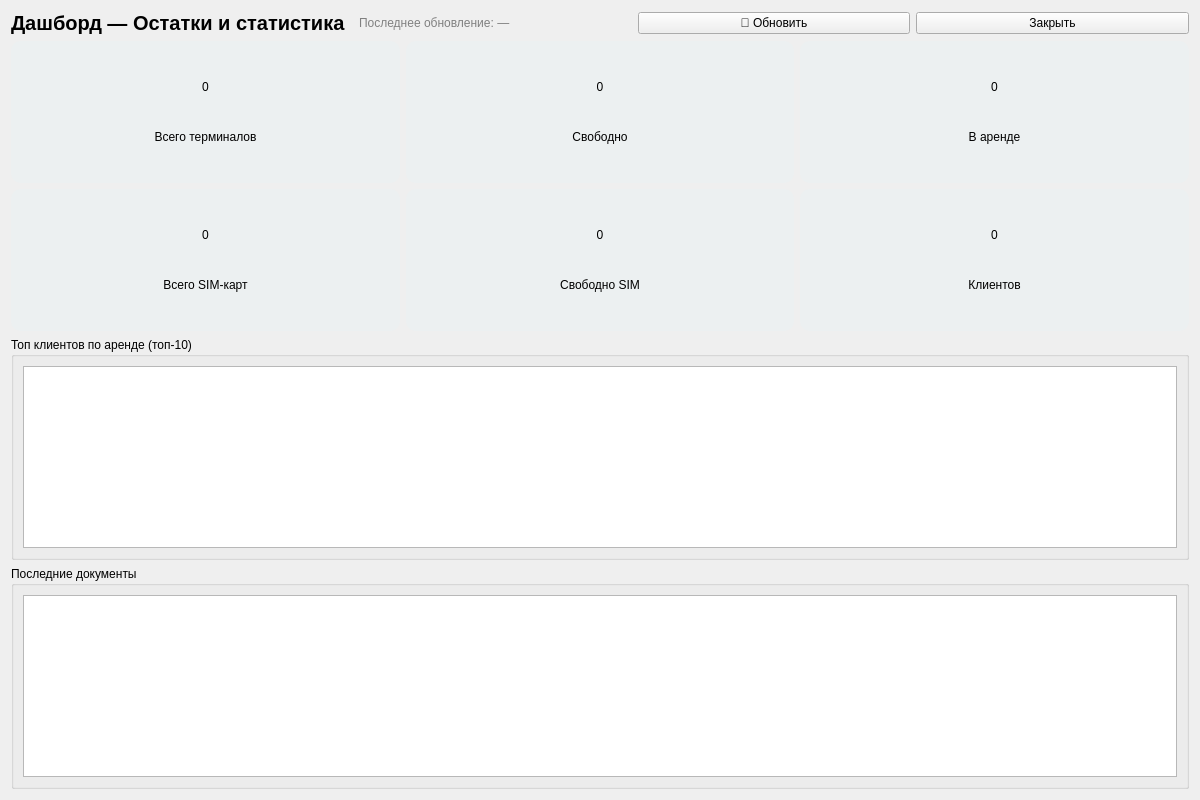
<?xml version="1.0" encoding="UTF-8"?>
<ui version="4.0">
    <class>DashboardForm</class>
    <widget class="QWidget" name="DashboardForm">
        <property name="geometry">
            <rect><x>0</x><y>0</y><width>1200</width><height>800</height></rect>
        </property>
        <layout class="QVBoxLayout" name="verticalLayout">
            <item>
                <layout class="QHBoxLayout" name="headerLayout">
                    <item>
                        <widget class="QLabel" name="labelTitle">
                            <property name="text">
                                <string>Дашборд — Остатки и статистика</string>
                            </property>
                            <property name="styleSheet">
                                <string>QLabel { font-size: 20px; font-weight: bold; }</string>
                            </property>
                        </widget>
                    </item>
                    <item>
                        <spacer name="horizontalSpacer">
                            <property name="orientation">
                                <enum>Qt::Horizontal</enum>
                            </property>
                        </spacer>
                    </item>
                    <item>
                        <widget class="QLabel" name="labelLastUpdate">
                            <property name="text">
                                <string>Последнее обновление: —</string>
                            </property>
                            <property name="styleSheet">
                                <string>QLabel { color: gray; }</string>
                            </property>
                        </widget>
                    </item>
                    <item>
                        <widget class="QPushButton" name="btnRefresh">
                            <property name="text">
                                <string>🔄 Обновить</string>
                            </property>
                        </widget>
                    </item>
                    <item>
                        <widget class="QPushButton" name="btnClose">
                            <property name="text">
                                <string>Закрыть</string>
                            </property>
                        </widget>
                    </item>
                </layout>
            </item>
            <item>
                <layout class="QGridLayout" name="countersLayout">
                    <item row="0" column="0">
                        <widget class="QFrame" name="frameTotalTerminals">
                            <property name="frameShape">
                                <enum>QFrame::StyledPanel</enum>
                            </property>
                            <property name="frameShadow">
                                <enum>QFrame::Raised</enum>
                            </property>
                            <property name="styleSheet">
                                <string>QFrame { background-color: #ecf0f1; border-radius: 10px; padding: 15px; }</string>
                            </property>
                            <layout class="QVBoxLayout" name="verticalLayout_2">
                                <item>
                                    <widget class="QLabel" name="labelTotalValue">
                                        <property name="text">
                                            <string>0</string>
                                        </property>
                                        <property name="alignment">
                                            <set>Qt::AlignCenter</set>
                                        </property>
                                    </widget>
                                </item>
                                <item>
                                    <widget class="QLabel" name="labelTotalName">
                                        <property name="text">
                                            <string>Всего терминалов</string>
                                        </property>
                                        <property name="alignment">
                                            <set>Qt::AlignCenter</set>
                                        </property>
                                    </widget>
                                </item>
                            </layout>
                        </widget>
                    </item>
                    <item row="0" column="1">
                        <widget class="QFrame" name="frameFreeTerminals">
                            <property name="frameShape">
                                <enum>QFrame::StyledPanel</enum>
                            </property>
                            <property name="frameShadow">
                                <enum>QFrame::Raised</enum>
                            </property>
                            <property name="styleSheet">
                                <string>QFrame { background-color: #ecf0f1; border-radius: 10px; padding: 15px; }</string>
                            </property>
                            <layout class="QVBoxLayout">
                                <item>
                                    <widget class="QLabel" name="labelFreeValue">
                                        <property name="text">
                                            <string>0</string>
                                        </property>
                                        <property name="alignment">
                                            <set>Qt::AlignCenter</set>
                                        </property>
                                    </widget>
                                </item>
                                <item>
                                    <widget class="QLabel" name="labelFreeName">
                                        <property name="text">
                                            <string>Свободно</string>
                                        </property>
                                        <property name="alignment">
                                            <set>Qt::AlignCenter</set>
                                        </property>
                                    </widget>
                                </item>
                            </layout>
                        </widget>
                    </item>
                    <item row="0" column="2">
                        <widget class="QFrame" name="frameRentedTerminals">
                            <property name="frameShape">
                                <enum>QFrame::StyledPanel</enum>
                            </property>
                            <property name="frameShadow">
                                <enum>QFrame::Raised</enum>
                            </property>
                            <property name="styleSheet">
                                <string>QFrame { background-color: #ecf0f1; border-radius: 10px; padding: 15px; }</string>
                            </property>
                            <layout class="QVBoxLayout">
                                <item>
                                    <widget class="QLabel" name="labelRentedValue">
                                        <property name="text">
                                            <string>0</string>
                                        </property>
                                        <property name="alignment">
                                            <set>Qt::AlignCenter</set>
                                        </property>
                                    </widget>
                                </item>
                                <item>
                                    <widget class="QLabel" name="labelRentedName">
                                        <property name="text">
                                            <string>В аренде</string>
                                        </property>
                                        <property name="alignment">
                                            <set>Qt::AlignCenter</set>
                                        </property>
                                    </widget>
                                </item>
                            </layout>
                        </widget>
                    </item>
                    <item row="1" column="0">
                        <widget class="QFrame" name="frameTotalSIM">
                            <property name="frameShape">
                                <enum>QFrame::StyledPanel</enum>
                            </property>
                            <property name="frameShadow">
                                <enum>QFrame::Raised</enum>
                            </property>
                            <property name="styleSheet">
                                <string>QFrame { background-color: #ecf0f1; border-radius: 10px; padding: 15px; }</string>
                            </property>
                            <layout class="QVBoxLayout">
                                <item>
                                    <widget class="QLabel" name="labelSIMTotalValue">
                                        <property name="text">
                                            <string>0</string>
                                        </property>
                                        <property name="alignment">
                                            <set>Qt::AlignCenter</set>
                                        </property>
                                    </widget>
                                </item>
                                <item>
                                    <widget class="QLabel" name="labelSIMTotalName">
                                        <property name="text">
                                            <string>Всего SIM-карт</string>
                                        </property>
                                        <property name="alignment">
                                            <set>Qt::AlignCenter</set>
                                        </property>
                                    </widget>
                                </item>
                            </layout>
                        </widget>
                    </item>
                    <item row="1" column="1">
                        <widget class="QFrame" name="frameFreeSIM">
                            <property name="frameShape">
                                <enum>QFrame::StyledPanel</enum>
                            </property>
                            <property name="frameShadow">
                                <enum>QFrame::Raised</enum>
                            </property>
                            <property name="styleSheet">
                                <string>QFrame { background-color: #ecf0f1; border-radius: 10px; padding: 15px; }</string>
                            </property>
                            <layout class="QVBoxLayout">
                                <item>
                                    <widget class="QLabel" name="labelSIMFreeValue">
                                        <property name="text">
                                            <string>0</string>
                                        </property>
                                        <property name="alignment">
                                            <set>Qt::AlignCenter</set>
                                        </property>
                                    </widget>
                                </item>
                                <item>
                                    <widget class="QLabel" name="labelSIMFreeName">
                                        <property name="text">
                                            <string>Свободно SIM</string>
                                        </property>
                                        <property name="alignment">
                                            <set>Qt::AlignCenter</set>
                                        </property>
                                    </widget>
                                </item>
                            </layout>
                        </widget>
                    </item>
                    <item row="1" column="2">
                        <widget class="QFrame" name="frameClients">
                            <property name="frameShape">
                                <enum>QFrame::StyledPanel</enum>
                            </property>
                            <property name="frameShadow">
                                <enum>QFrame::Raised</enum>
                            </property>
                            <property name="styleSheet">
                                <string>QFrame { background-color: #ecf0f1; border-radius: 10px; padding: 15px; }</string>
                            </property>
                            <layout class="QVBoxLayout">
                                <item>
                                    <widget class="QLabel" name="labelClientsValue">
                                        <property name="text">
                                            <string>0</string>
                                        </property>
                                        <property name="alignment">
                                            <set>Qt::AlignCenter</set>
                                        </property>
                                    </widget>
                                </item>
                                <item>
                                    <widget class="QLabel" name="labelClientsName">
                                        <property name="text">
                                            <string>Клиентов</string>
                                        </property>
                                        <property name="alignment">
                                            <set>Qt::AlignCenter</set>
                                        </property>
                                    </widget>
                                </item>
                            </layout>
                        </widget>
                    </item>
                </layout>
            </item>
            <item>
                <widget class="QGroupBox" name="groupBoxTopClients">
                    <property name="title">
                        <string>Топ клиентов по аренде (топ-10)</string>
                    </property>
                    <layout class="QVBoxLayout" name="verticalLayout_3">
                        <item>
                            <widget class="QTableView" name="tableViewTopClients"/>
                        </item>
                    </layout>
                </widget>
            </item>
            <item>
                <widget class="QGroupBox" name="groupBoxRecentDocs">
                    <property name="title">
                        <string>Последние документы</string>
                    </property>
                    <layout class="QVBoxLayout" name="verticalLayout_4">
                        <item>
                            <widget class="QTableView" name="tableViewRecentDocs"/>
                        </item>
                    </layout>
                </widget>
            </item>
        </layout>
    </widget>
    <resources/>
    <connections/>
</ui>
